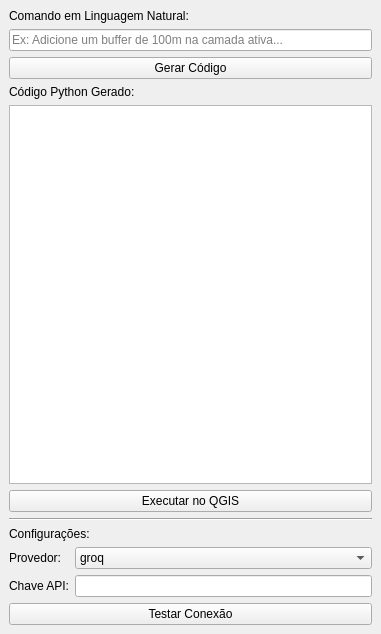
<?xml version="1.0" encoding="UTF-8"?>
<ui version="4.0">
 <class>MultiLLMAgentDockWidgetBase</class>
 <widget class="QDockWidget" name="MultiLLMAgentDockWidgetBase">
  <property name="geometry">
   <rect>
    <x>0</x>
    <y>0</y>
    <width>381</width>
    <height>634</height>
   </rect>
  </property>
  <property name="windowTitle">
   <string>Multi-LLM QGIS Agent</string>
  </property>
  <widget class="QWidget" name="dockWidgetContents">
   <layout class="QVBoxLayout" name="verticalLayout">
    <item>
     <widget class="QLabel" name="label">
      <property name="text">
       <string>Comando em Linguagem Natural:</string>
      </property>
     </widget>
    </item>
    <item>
     <widget class="QLineEdit" name="lineEditCommand">
      <property name="placeholderText">
       <string>Ex: Adicione um buffer de 100m na camada ativa...</string>
      </property>
     </widget>
    </item>
    <item>
     <widget class="QPushButton" name="pushButtonSend">
      <property name="text">
       <string>Gerar Código</string>
      </property>
     </widget>
    </item>
    <item>
     <widget class="QLabel" name="label_2">
      <property name="text">
       <string>Código Python Gerado:</string>
      </property>
     </widget>
    </item>
    <item>
     <widget class="QTextEdit" name="textEditCode">
      <property name="font">
       <font>
        <family>Courier New</family>
       </font>
      </property>
     </widget>
    </item>
    <item>
     <widget class="QPushButton" name="pushButtonExecute">
      <property name="text">
       <string>Executar no QGIS</string>
      </property>
     </widget>
    </item>
    <item>
     <widget class="Line" name="line">
      <property name="orientation">
       <enum>Qt::Horizontal</enum>
      </property>
     </widget>
    </item>
    <item>
     <widget class="QLabel" name="label_3">
      <property name="text">
       <string>Configurações:</string>
      </property>
     </widget>
    </item>
    <item>
     <layout class="QFormLayout" name="formLayout">
      <item row="0" column="0">
       <widget class="QLabel" name="label_4">
        <property name="text">
         <string>Provedor:</string>
        </property>
       </widget>
      </item>
      <item row="0" column="1">
       <widget class="QComboBox" name="comboBoxProvider">
        <item>
         <property name="text">
          <string>groq</string>
         </property>
        </item>
        <item>
         <property name="text">
          <string>qwen</string>
         </property>
        </item>
        <item>
         <property name="text">
          <string>openai</string>
         </property>
        </item>
       </widget>
      </item>
      <item row="1" column="0">
       <widget class="QLabel" name="label_5">
        <property name="text">
         <string>Chave API:</string>
        </property>
       </widget>
      </item>
      <item row="1" column="1">
       <widget class="QLineEdit" name="lineEditApiKey">
        <property name="echoMode">
         <enum>QLineEdit::Password</enum>
        </property>
       </widget>
      </item>
     </layout>
    </item>
    <item>
     <widget class="QPushButton" name="pushButtonTestConnection">
      <property name="text">
       <string>Testar Conexão</string>
      </property>
     </widget>
    </item>
   </layout>
  </widget>
 </widget>
 <resources/>
 <connections/>
</ui>
